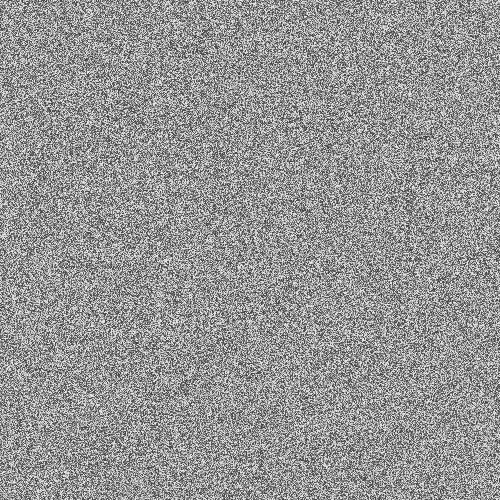
Frame 1 (no input)
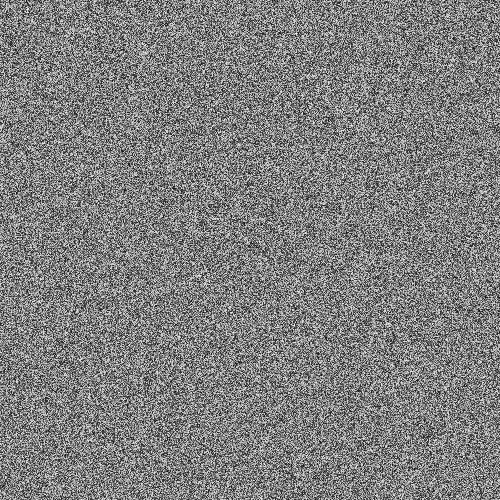
Frame 60 (the mouse pressed at the canvas centre just before this capture)
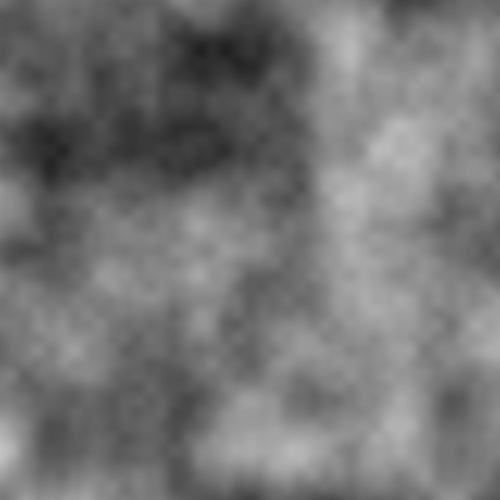
Frame 120 (the mouse held since frame 60 and released just before this capture)

The Processing sketch that drew these frames (run headless with seeded random() and noise(); from frame 60 on, the mouse is pressed at the canvas centre):

// Processing sketch: ex05
// ── ex05.pde

void setup() {
  size(500,500);
}

void draw() {
  float noiseVal;
  
  for(int x = 0; x < width; x++) { // 가로 전부
    for(int y = 0; y < height; y++) { // 세로 전부 반복
      
      if(mousePressed) { // 마우스가 눌리면
        noiseVal = noise( (mouseX +x) * 0.01 , (mouseY + y)* 0.01); // 노이즈 난수
      } else {
        noiseVal = random(width) / width; // 랜덤 난수
      }
      stroke(noiseVal * 255); // 난수는 값이 작기 떄문에 255를 곱한다. (1x255 = 255)
      point(x,y); // 점찍기
    }
  }
}
